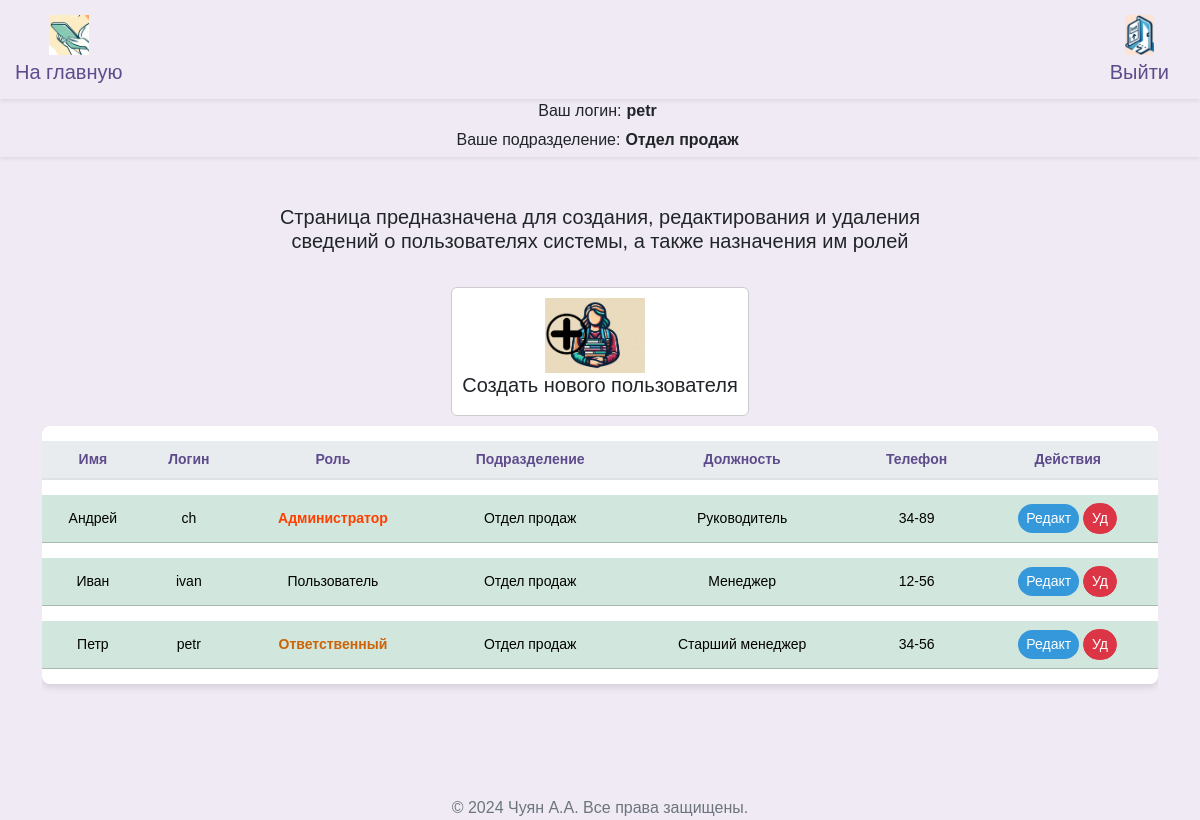
The page /workers_admin (signed in) on the database as committed earlier.
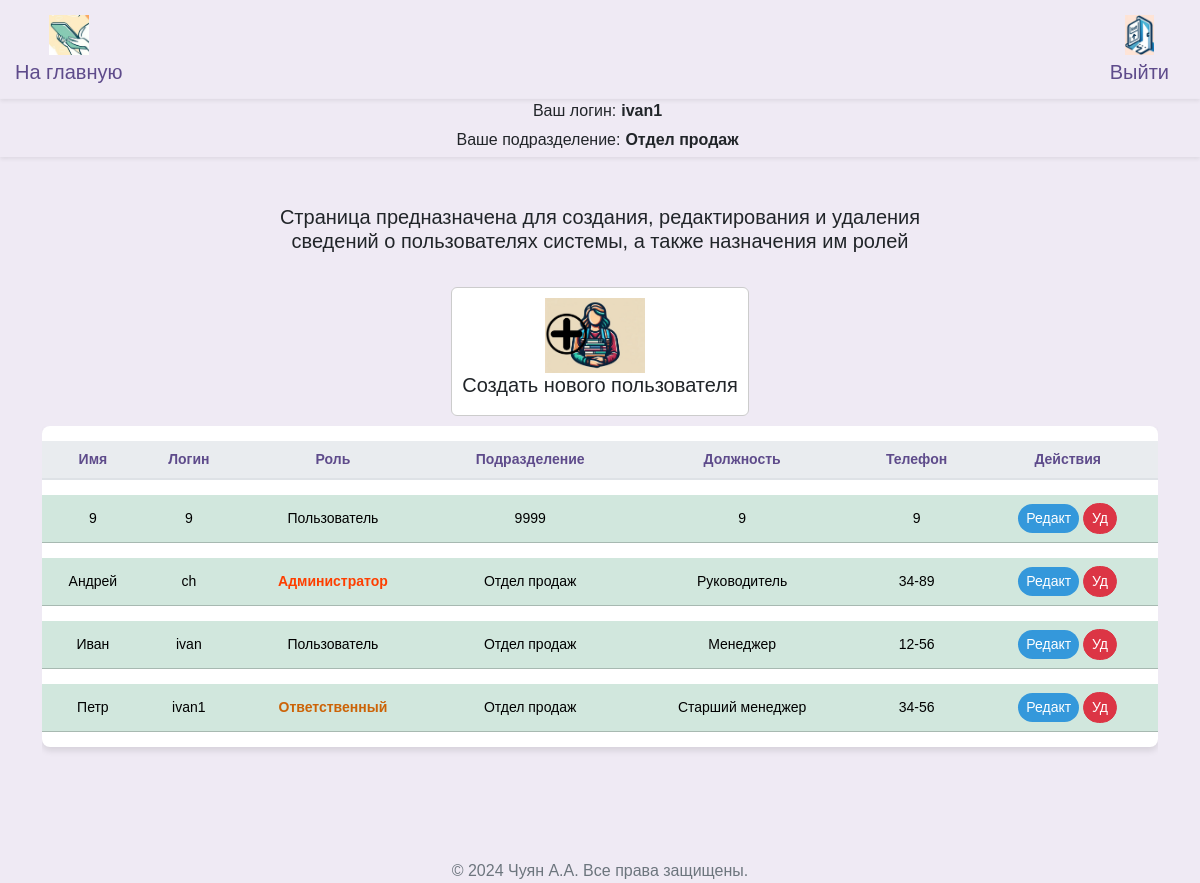
The same page on the database as committed later.
### src/database/models.py (models this page shows, shortened)
class Worker(Base):
    __tablename__ = "worker"
    id = Column(Integer, primary_key=True)
    role = Column(Enum(Role), default=Role.guest)
    fio = Column(String)
    name = Column(String, unique=True)
    password = Column(String)
    department = Column(String)
    position = Column(String)
    description = Column(String, default=None)
    conn_worker_arm = relationship(
        "Arm", back_populates="conn_arm_worker"
    )

### src/frontend/router.py (the view)
@router.get("/workers")
async def get_workers(
    request: Request,
    worker: Worker = Depends(get_worker_or_redirect),
    session: AsyncSession = Depends(get_session),
):
    data = await CRUDWorker.get_all_worker_sorted(session)
    return templates.TemplateResponse(
        "workers/index.html",
        {"request": request, "worker": worker, "data": data},
    )

### src/frontend/template/workers_admin/index.html (shortened to what this page needs)
{% extends "base/base.html" %}
{% block content %}
<head>
</head>
<h5 class="mb-4" style="margin-bottom: 60px; text-align: center;">Страница предназначена для создания, редактирования и удаления <br>сведений о пользователях системы, а также назначения им ролей</h5>
<div class="d-flex justify-content-center align-items-center">
  <a class="nav-link" href="#" data-bs-toggle="modal" data-bs-target="#modal_create" bs-department="{{worker.department}}" style="text-decoration: none;">
    <div class="d-flex align-items-center card" style="margin: 10px; border: 1px solid #ccc; padding: 10px;">
      <img src="../frontend/assets/img/icon_create_worker.jpg" alt="..." style="width: 100px; height: auto; margin-right: 10px;">
      <div>
        <h5 class="card-title" style="text-align: left;">Создать нового пользователя</h5>
      </div>
    </div>
  </a>
</div>
<div class="row ">
  <div class="col-12">
    <div class="table-responsive">
      <table class="table table-hover table-shadow table-rounded ">
        <thead>
          <tr>
            <th scope="col" >Имя</th>
            <th scope="col" >Логин</th>
            <th scope="col" >Роль</th>
            <th scope="col" >Подразделение</th>
            <th scope="col" >Должность</th>
            <th scope="col" >Телефон</th>
            <th scope="col" >Действия</th>
          </tr>
        </thead>
        <tbody class="text-center">
          {% for worker_tuple in data %}
            {% set workers = worker_tuple %}
            {% if workers.id != 0 %}
                <tr class="table-success " >
                  <td>{{ workers.fio }}</td>
                  <td>{{ workers.name }}</td>
                  <td>{% if workers.role.name == 'user' %}<span class="orange-bold-text">Ответственный</span>{% elif workers.role.name == 'admin' %}<span class="red-bold-text">Администратор</span> {% else %}Пользователь{% endif %}</td>
                  <td>{{ workers.department }}</td>
                  <td>{{ workers.position }}</td>
                  <td>{{ workers.description }}</td>
                  <td>
                    <button type="button" class="btn btn-primary btn-sm" style="background-color: #3498db; color: white;"
                      data-bs-toggle="modal"
                      data-bs-target="#modal_update"
                      data-bs1="{{workers.fio}}"
                      data-bs2="{{workers.name}}"
                      data-bs3="{{workers.position}}"
                      data-bs4="{{workers.description}}"
                      data-bs5= "{{workers.id}}"
                      data-bs6= "{{workers.department}}"
                      data-bs7= "{{workers.role.name}}">
                      Редакт
                    </button>
                    <button type="button" class="btn btn-danger btn-sm" style="color: white;"
                      onclick="deleteWorker('{{ workers.id }}')">
                      Уд
                    </button>
                  </td>
                </tr>
              {% endif %}
          {% endfor %}
        </tbody>
      </table>
    </div>
  </div>
</div>
{% endblock %}

### src/frontend/template/base/base.html (shortened to what this page needs)
<!DOCTYPE html>
<html lang="ru">
<head>{% include 'base/head.html' %}</head>
<body>
  {% include 'base/nav.html' %}
  {% include 'base/info.html' %}
  <div class="container my-5">
    {% block content %}{% endblock %}
  </div>
  {% include 'base/footer.html' %}
</body>
</html>

### src/frontend/template/base/head.html (shortened to what this page needs)
<head>
  <link rel="stylesheet" href="/frontend/assets/css/bootstrap.min.css">
  <link href="/frontend/assets/css/select2.min.css" rel="stylesheet" />
  <link rel="stylesheet" href="/frontend/assets/css/base.css">
  <link rel="stylesheet" href="/frontend/assets/css/custom.css">
</head>

### src/frontend/template/base/nav.html (shortened to what this page needs)
<nav class="navbar navbar-expand-lg navbar-light shadow-sm">
  <div class="container-fluid d-flex justify-content-between align-items-center">
    <a class="navbar-brand" href="/">
      <img src="/frontend/assets/img/logo_min.jpg" alt="Инвентарный учет Logo" id="brand-logo">
      <span>На главную</span>
    </a>
    <a class="navbar-brand" href="/logout">
      <img src="/frontend/assets/img/icon_exit.jpg" alt="Выход" id="exit">
      <span>Выйти</span>
    </a>
  </div>
</nav>

### src/frontend/template/base/info.html (shortened to what this page needs)
<nav class="info navbar-expand-lg navbar-light shadow-sm">
  <div class="user-info">
    <div class="d-flex align-items-center">
      <span class="label">Ваш логин:</span>
      <span class="value">{{ worker.name }}</span>
    </div>
    <div class="d-flex align-items-center">
      <span class="label">Ваше подразделение:</span>
      <span class="value">{{ worker.department }}</span>
    </div>
  </div>
</nav>

### src/frontend/template/base/footer.html
﻿<footer style="text-align: center;">
  <p>&copy; 2024 Чуян А.А. Все права защищены.</p>
</footer>

### src/frontend/assets/css/base.css (style rules this page uses)
body { margin: 0; font-family: 'Nunito Sans', Arial, sans-serif; background-color: #efeaf4; }
.navbar { background-color: rgb(255, 255, 255), 255, 255); box-shadow: 0 4px 6px rgba(0, 0, 0, 0.1); }
.navbar-brand, .nav-link { color: #5e4b8b !important; }
.nav-link { margin: 0 10px; border-radius: 20px; transition: background-color 0.3s, color 0.3s; }
p { color: #6c757d; }
.table { background-color: #ffffff; color: #5e4b8b; border-collapse: separate; border-spacing: 0 15px; }
.table th, .table td { border-top: none !important; vertical-align: middle; }
.table thead th { background-color: #e9ecef; color: #5e4b8b; border-bottom: 2px solid #dee2e6; }
.table .btn, .table a { color: #7e57c2; transition: color 0.3s; }
.table td { padding: .5rem; }
.table-rounded { border-radius: .5rem; overflow: hidden; }
.table-shadow { box-shadow: 0 4px 6px rgba(0, 0, 0, 0.1); }
.btn { border-radius: 20px; }
.btn-primary { background-color: #8e44b0; border: none; color: #ffffff; transition: background-color 0.3s, color 0.3s, box-shadow 0.3s; }

### src/frontend/template/base/nav.html (style rules this page uses)
.navbar { padding: 10px 0; }
.container-fluid { display: flex; justify-content: space-between; align-items: center; padding: 0 15px; }
.navbar-brand { display: flex; flex-direction: column; align-items: center; text-align: center; max-width: 120px; white-space: normal; line-height: 1.2; }
.navbar-brand img { margin-bottom: 5px; max-height: 40px; }
.user-info { text-align: center; display: flex; flex-direction: column; align-items: center; }

### src/frontend/template/base/info.html (style rules this page uses)
body, html { margin: 0; padding: 0; width: 100%; height: 100%; }
.navbar { padding: 10px 0; width: 100%; }
.container-fluid { padding: 0 15px; display: flex; justify-content: space-between; align-items: center; }
.navbar-brand { display: flex; flex-direction: column; align-items: center; text-align: center; max-width: 120px; white-space: normal; line-height: 1.2; }
.navbar-brand img { margin-bottom: 5px; max-height: 40px; }
.user-info { text-align: center; display: flex; flex-direction: column; align-items: center; }
.user-info .label, .user-info .value { display: inline-block; width: auto; margin-right: 5px; max-width: 250px; margin-bottom: 5px; }
.user-info .value { font-weight: bold; }

### src/frontend/template/workers_admin/index.html (style rules this page uses)
table { font-family: Arial, sans-serif; }
td { font-size: 14px; }
th { text-align: center; font-size: 14px; }
.orange-bold-text { color: rgb(204, 99, 7); font-weight: bold; }
.red-bold-text { color: rgb(254, 63, 0); font-weight: bold; }

Rows that differ between the two databases and show on the page:
changed Worker "Петр": name "petr" → "ivan1"
added Worker: fio "9", name "9", role "Пользователь", department "9999", position "9", description "9"
